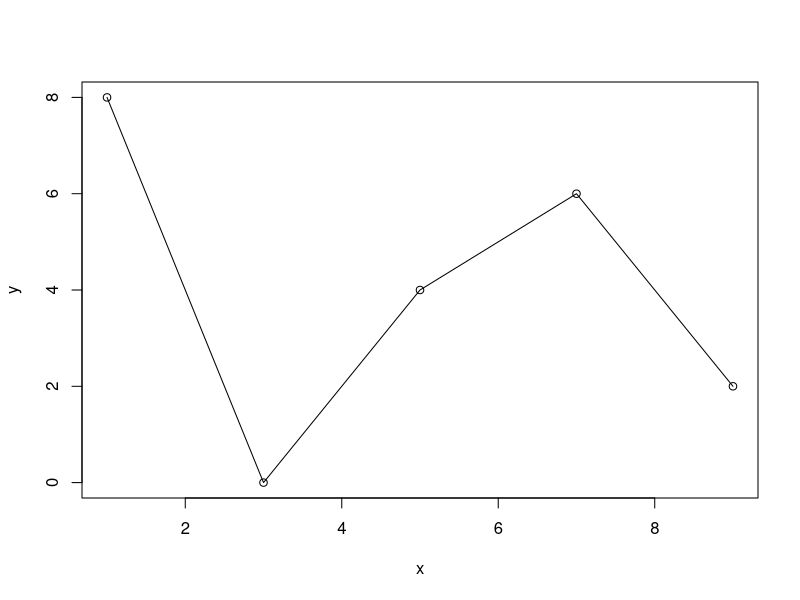
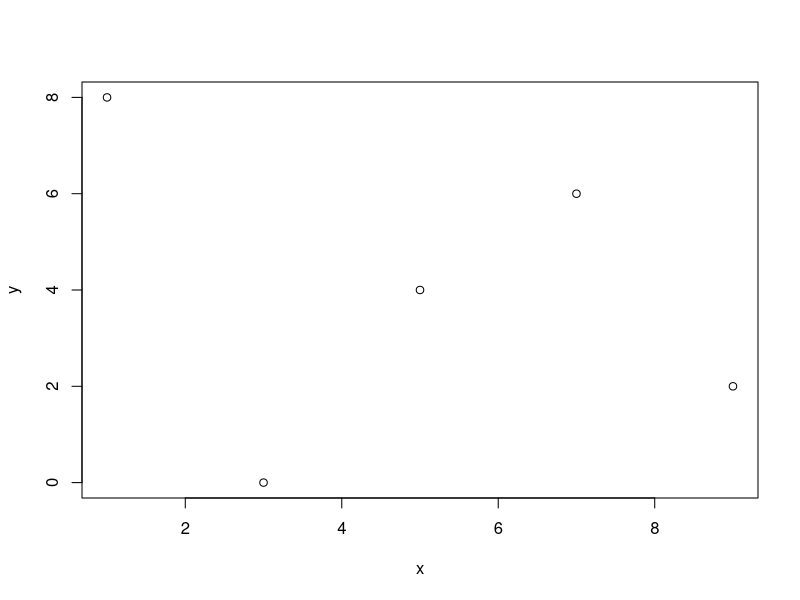
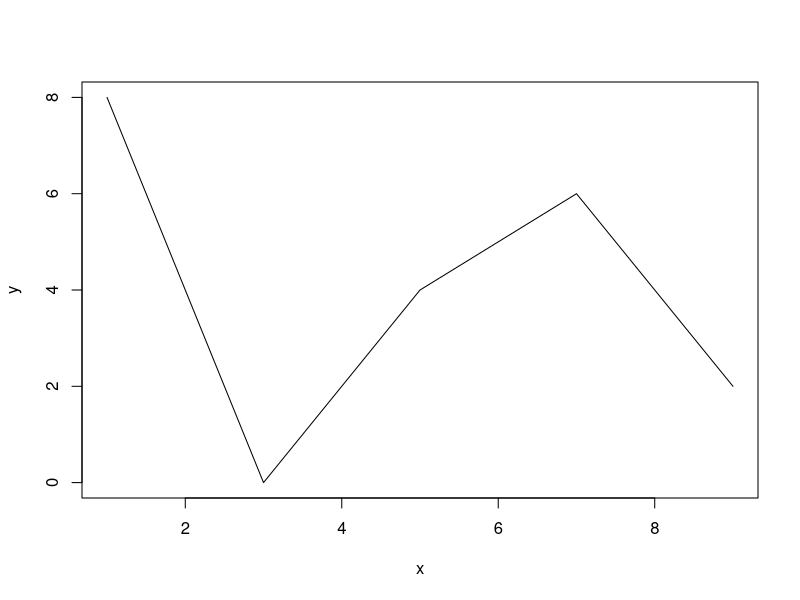
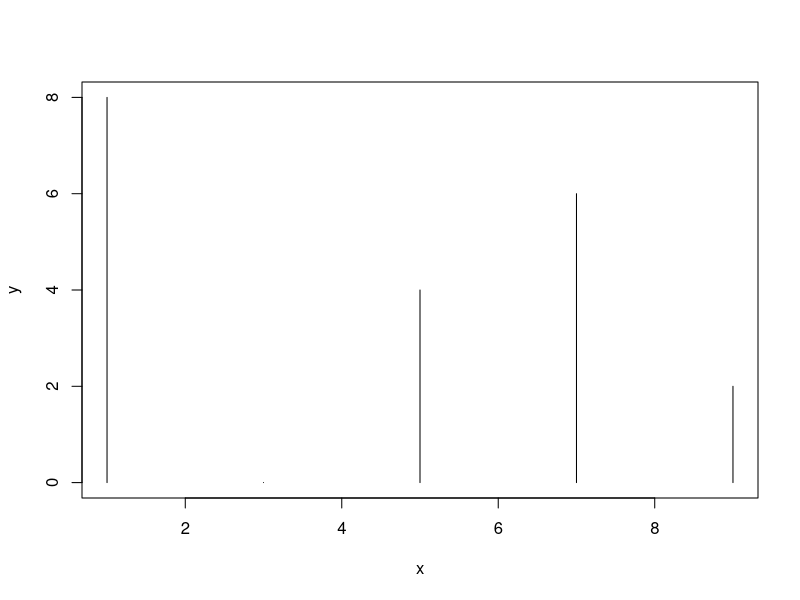
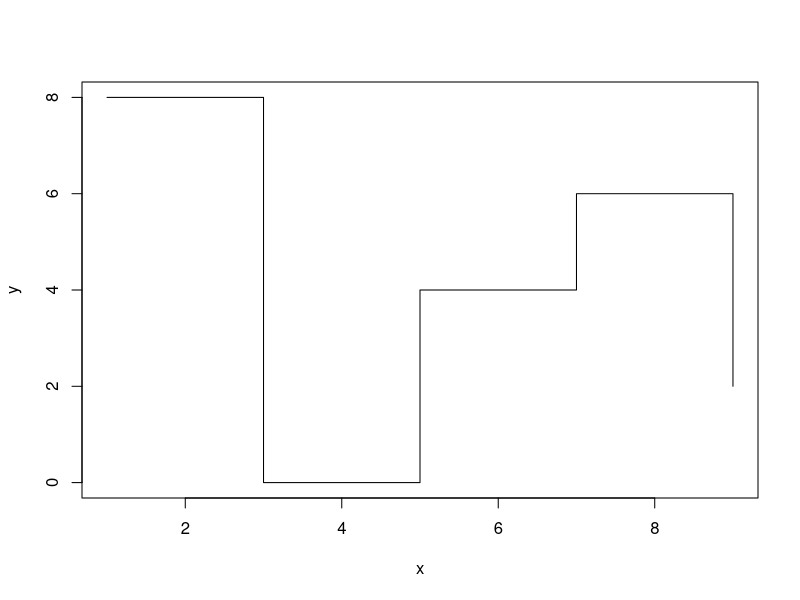

The R source for these figures, in order:
x <- c(1,3,5,7,9)
y <- c(8,0,4,6,2)

plot(x, y, type="o") #overplot points and lines
plot(x, y, type="p") #Points
plot(x, y, type="l") #line
plot(x, y, type="h") #histogram
plot(x, y, type="s") #steps

